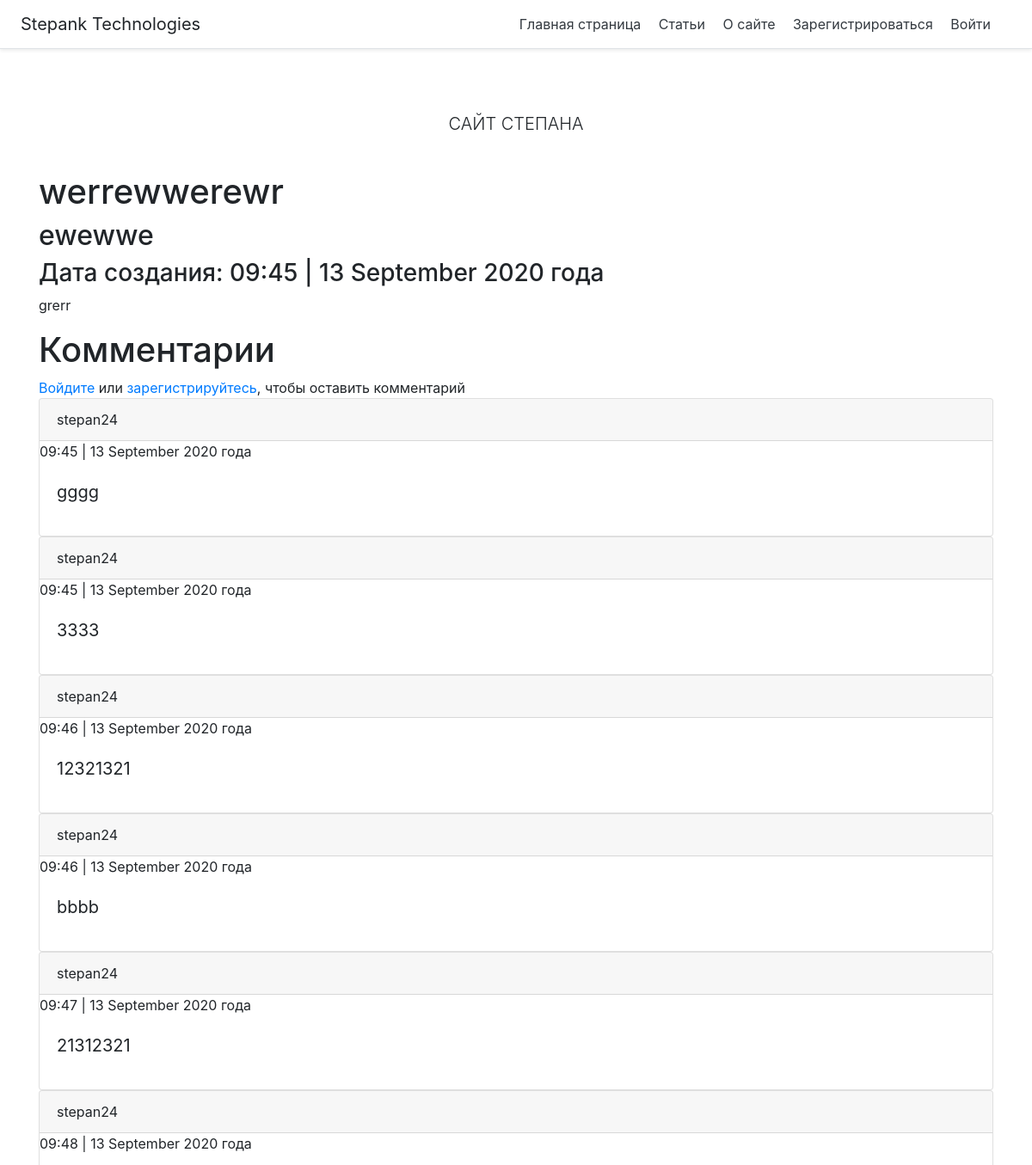
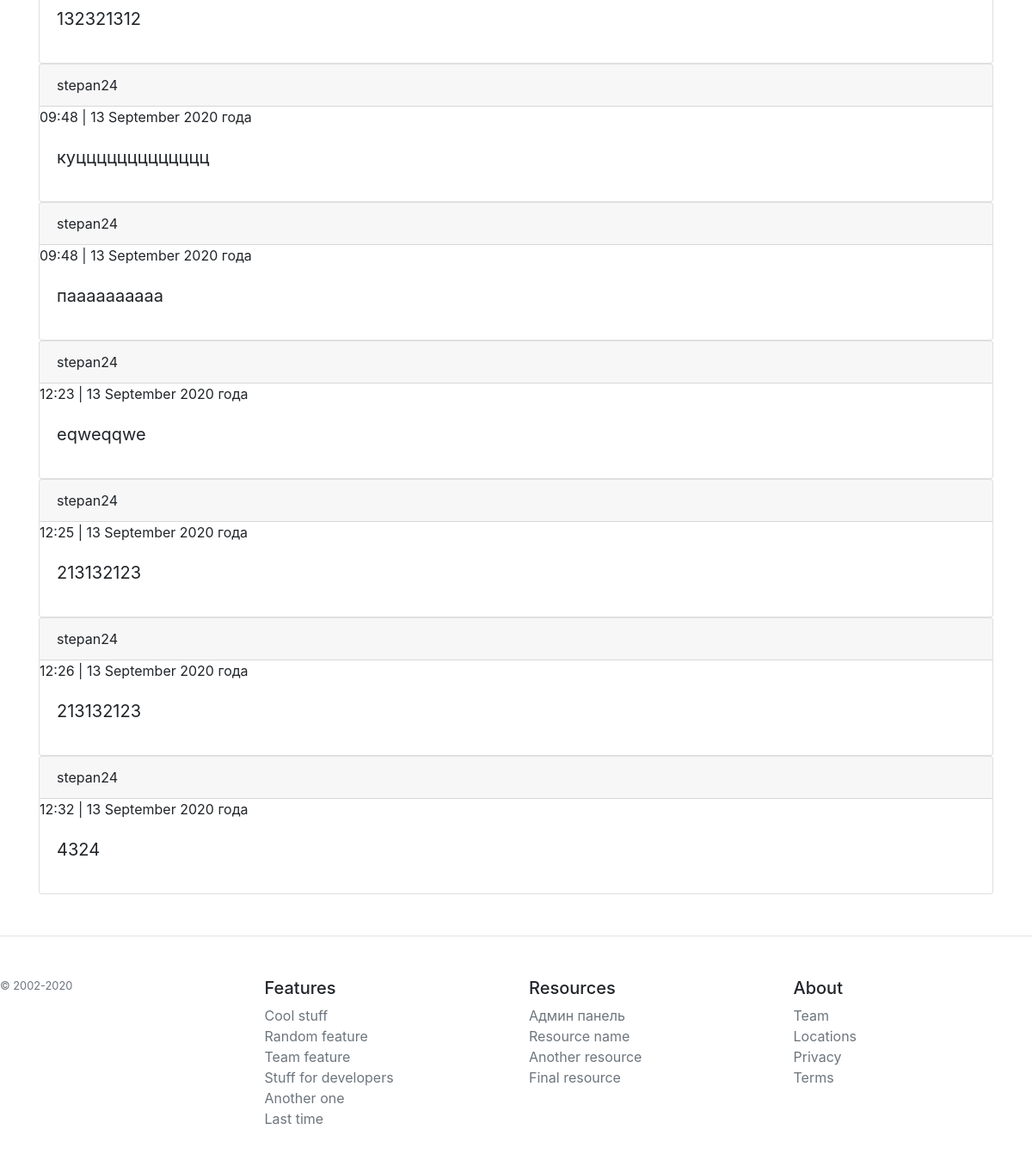
/articles/6, run on the app's committed database (2 pictures, top to bottom).
### webapp/models.py (models this page shows, shortened)
class Post(db.Model):
    post_id = db.Column(db.Integer, primary_key=True)
    title = db.Column(db.String(32), nullable=False)
    header = db.Column(db.String(150), nullable=False)
    text = db.Column(db.String(), nullable=False)
    post_creation_date = db.Column(db.DateTime)

class Comment(db.Model):
    id_comment = db.Column(db.Integer, primary_key=True)
    post_id = db.Column(db.Integer)
    user_name = db.Column(db.String())
    text = db.Column(db.String(320))
    comment_creation_date = db.Column(db.DateTime)

### webapp/articles/articles_routes.py (the view, shortened to what this page needs)
@arti.route('/<int:post_id>', methods=['POST', 'GET'])
def show_post(post_id):
    post = Post.query.get(post_id)
    if request.method == 'GET':
        comments = Comment.query.filter_by(post_id=post_id).all()
        return render_template('/articles/article.html', post=post, comments=comments)
    comments = Comment.query.filter_by(post_id=post_id).all()
    return render_template('/articles/article.html', post=post, comments=comments)

### webapp/templates/articles/article.html (shortened to what this page needs)
{% extends 'base.html' %}
{% block body %}
<h1>{{ post.title }}</h1>
<h2>{{ post.header }}</h2>
<h3>Дата создания: {{ moment(post.post_creation_date, local=False).format('HH:mm | D MMMM YYYY года', refresh=False) }}</h3>
<p>{{ post.text }}</p>
<div class="add_comments">
    <h1>Комментарии</h1>
    {% if current_user.is_authenticated %}
    <form id="comments" method="post">
    <textarea name="text" id="text" cols="" rows="" class="form-control" placeholder="Комментарий" required=""></textarea>
    <input type="submit" class="btn btn-outline-primary" value="Отправить">
    <script>
        var forms = document.querySelector('form');
        forms.addEventListener('submit', function(){
        var btn = this.querySelector("input[type=submit], button[type=submit]");
        btn.disabled = true;
        });
    </script>
    {% else %}
        <a href="/login?next={{ request.path }}">Войдите</a> или <a href="/register">зарегистрируйтесь</a>, чтобы оставить комментарий
    {% endif %}
</div>
<div class="comments">
{% for comment in comments %}
<div class="card">
  <div class="card-header">
    {{ comment.user_name }}
  </div>
    <div>{{ moment(comment.comment_creation_date, local=False).format('HH:mm | D MMMM YYYY года', refresh=False) }}</div>
  <div class="card-body">
    <blockquote class="blockquote mb-0">
      <p>{{ comment.text }}</p>
    </blockquote>
  </div>
</div>
{% endfor %}
</div>
{% endblock %}

### data on the page
Post: title "werrewwerewr", header "ewewwe", post_creation_date "09:45 | 13 September 2020 года", text "grerr"
Comment: user_name "stepan24", comment_creation_date "09:45 | 13 September 2020 года", text "gggg"
Comment: user_name "stepan24", comment_creation_date "09:45 | 13 September 2020 года", text "3333"
Comment: user_name "stepan24", comment_creation_date "09:46 | 13 September 2020 года", text "12321321"
Comment: user_name "stepan24", comment_creation_date "09:46 | 13 September 2020 года", text "bbbb"
Comment: user_name "stepan24", comment_creation_date "09:47 | 13 September 2020 года", text "21312321"
Comment: user_name "stepan24", comment_creation_date "09:48 | 13 September 2020 года", text "132321312"
Comment: user_name "stepan24", comment_creation_date "09:48 | 13 September 2020 года", text "куццццццццццццц"
Comment: user_name "stepan24", comment_creation_date "09:48 | 13 September 2020 года", text "паааааааааа"
Comment: user_name "stepan24", comment_creation_date "12:23 | 13 September 2020 года", text "eqweqqwe"
Comment: user_name "stepan24", comment_creation_date "12:25 | 13 September 2020 года", text "213132123"
Comment: user_name "stepan24", comment_creation_date "12:26 | 13 September 2020 года", text "213132123"
Comment: user_name "stepan24", comment_creation_date "12:32 | 13 September 2020 года", text "4324"
